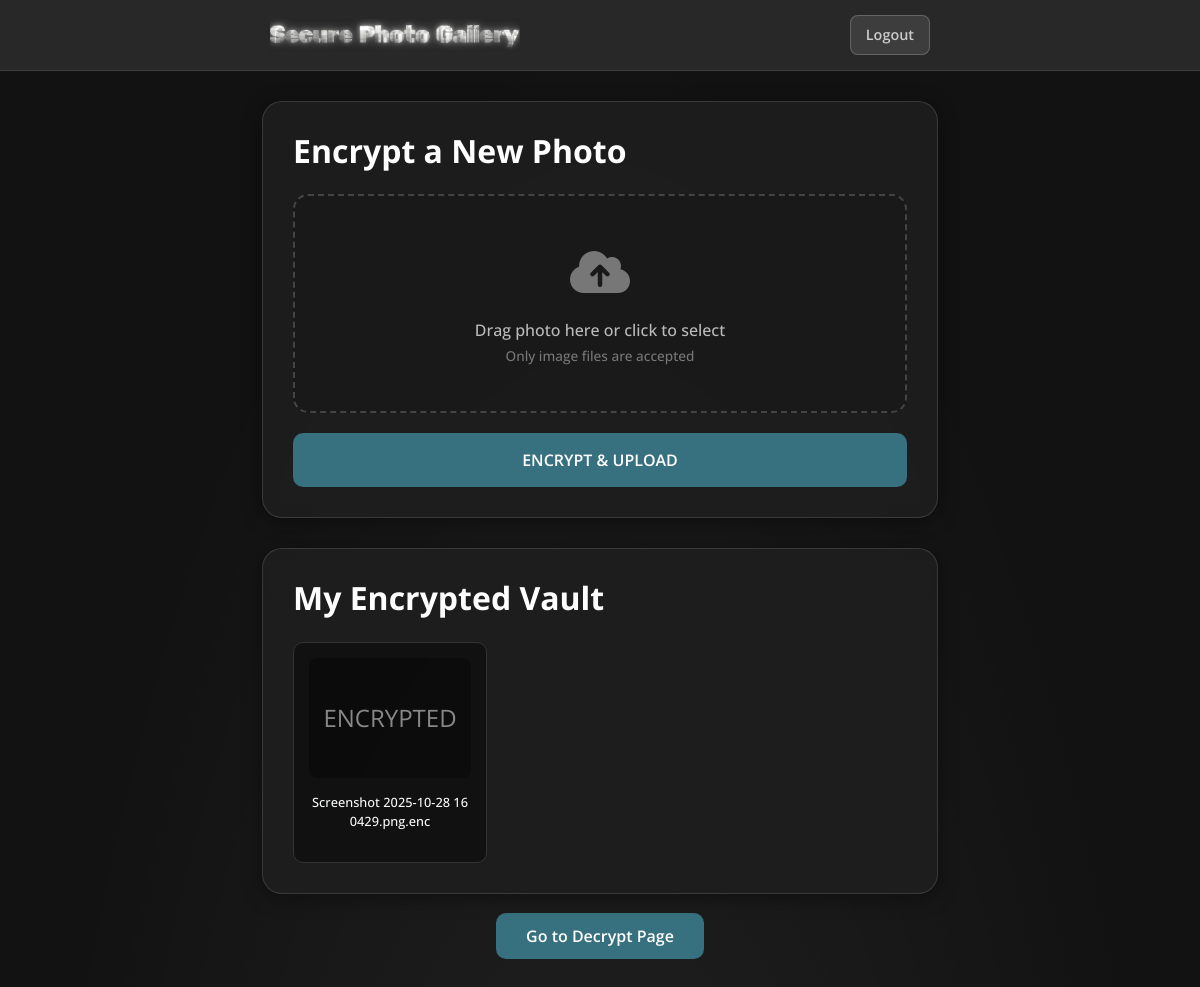
Before: /gallery (signed in) with the older database file.
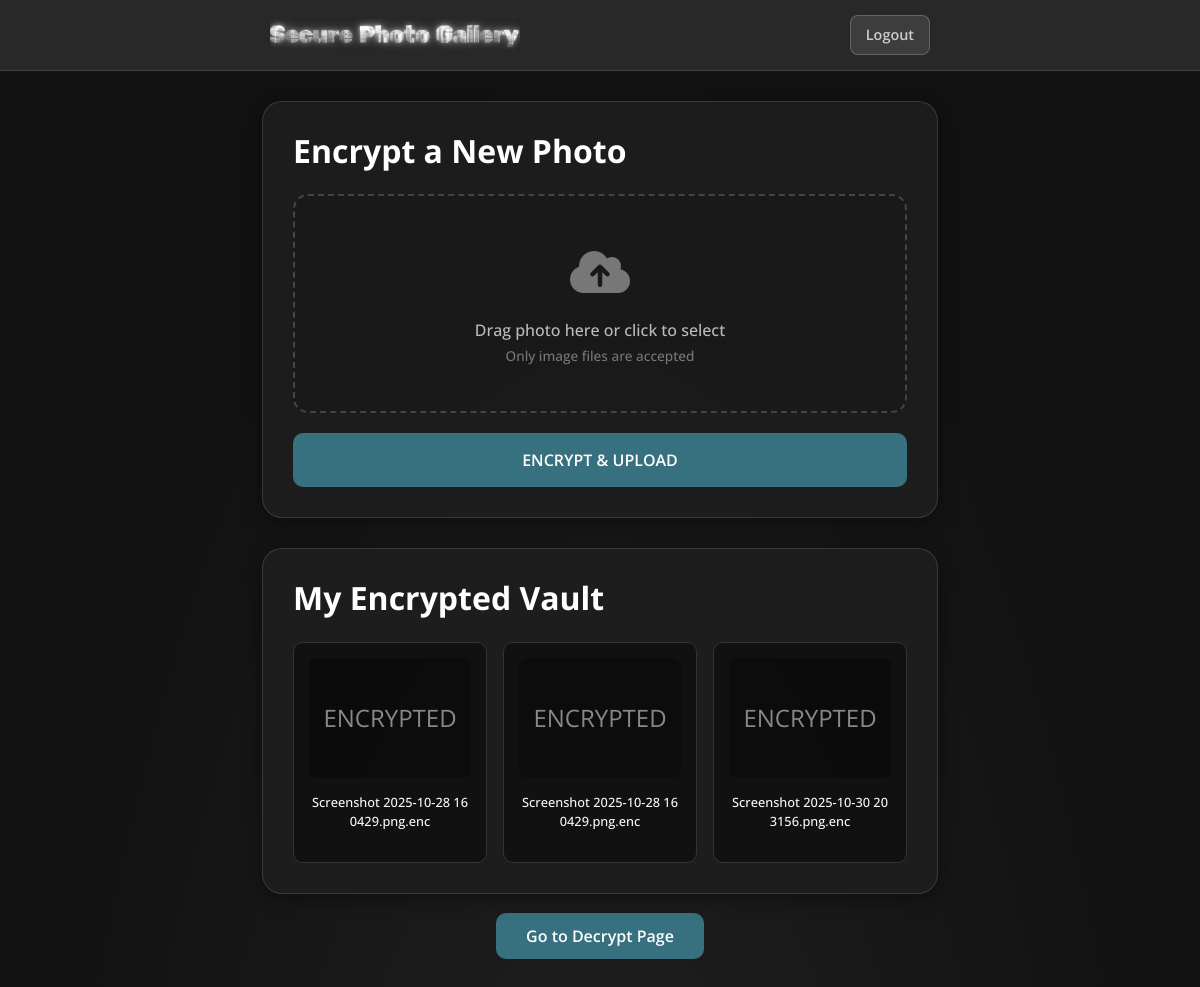
After: the same page with the newer database file.
### tables this page shows
CREATE TABLE images(id integer primary key,user_id integer,filename text,key text,password text,foreign key(user_id) references users(pid));

### app.py (the view)
@app.route('/gallery')
def gallery():
    user_id = session.get("user_id")
    con = sqlite3.connect("database.db")
    con.row_factory = sqlite3.Row
    cur = con.cursor()
    cur.execute("SELECT filename FROM images WHERE user_id=?", (user_id,))
    files = [row["filename"] for row in cur.fetchall()]
    con.close()
    return render_template('gallery.html', uploaded_files=files, logo_image='logo.png')

### templates/gallery.html (shortened to what this page needs)
<!DOCTYPE html>
<html lang="en" dir="ltr">
<head>
    <link href="https://cdn.jsdelivr.net/npm/bootstrap@5.3.3/dist/css/bootstrap.min.css" rel="stylesheet">
    <link rel="stylesheet" href="https://cdnjs.cloudflare.com/ajax/libs/font-awesome/6.0.0/css/all.min.css">
</head>
<body>
    <header class="main-header">
        <div class="header-content">
            <img src="{{ url_for('static', filename='logo.png') }}" alt="Secure Photo Gallery Logo" class="logo-img">
            {% if session.username %}
                <a href="{{ url_for('logout') }}" class="btn-logout">
                    Logout
                </a>
            {% endif %}
        </div>
    </header>
    <div class="container">
        <div class="glass-card">
            <h2 class="mb-4">Encrypt a New Photo</h2>
            <form action="{{ url_for('upload') }}" method="POST" enctype="multipart/form-data">
                <div class="drag-drop-zone" id="drop-zone">
                    <div class="icon"><i class="fas fa-cloud-upload-alt"></i></div>
                    <p class="mb-1">Drag photo here or click to select</p>
                    <p class="small-text">Only image files are accepted</p>
                </div>
                <button type="submit" class="btn btn-action w-100">ENCRYPT & UPLOAD</button>
            </form>
        </div>
        <div class="glass-card">
            <h2 class="mb-4">My Encrypted Vault</h2>
            <div class="row row-cols-1 row-cols-sm-2 row-cols-md-3 g-3">
                {% for filename in uploaded_files %}
                <div class="col">
                    <div class="gallery-item">
                        <div class="fake-image">ENCRYPTED</div>
                        <p class="text-light">{{ filename }}</p>
                        </div>
                </div>
                {% endfor %}
            </div>
        </div>
        <div style="text-align: center; margin-bottom: 40px;">
            <a href="{{ url_for('decrypt_page') }}" class="btn-nav">
                Go to Decrypt Page
            </a>
        </div>
    </div>
</body>
</html>

### templates/gallery.html (style rules this page uses)
:root { --bg-dark: #121212; --glass-card: rgba(30, 30, 30, 0.9); --primary-accent: #37707e; --hover-accent: #49828e; --border-light: rgba(255, 255, 255, 0.125); --dark-green: #28a745; --card-radius: 20px; --max-content-width: 700px; }
body { background-color: var(--bg-dark); color: #ffffff; font-family: 'Open Sans', sans-serif; min-height: 100vh; display: flex; flex-direction: column; align-items: center; justify-content: flex-start; background-image: radial-gradient(ellipse at 50% 180%, rgba(255, 255, 255, 0.08) 0%, rgba(18, 18, 18, 0) 70%); }
.main-header { width: 100%; background-color: #282828; border-bottom: 1px solid rgba(255, 255, 255, 0.1); display: flex; justify-content: center; margin-bottom: 30px; }
.header-content { width: 100%; max-width: var(--max-content-width); padding: 15px 20px; display: flex; align-items: center; justify-content: space-between; }
.logo-img { max-width: 250px; height: auto; }
.btn-logout { background-color: rgba(255, 255, 255, 0.1); border: 1px solid rgba(255, 255, 255, 0.2); color: #ccc; padding: 8px 15px; border-radius: 8px; font-weight: 600; font-size: 0.9rem; text-decoration: none; transition: background-color 0.3s; }
.container { max-width: var(--max-content-width); width: 90%; display: flex; flex-direction: column; align-items: center; }
h2 { font-weight: 700; }
.glass-card { max-width: 100%; width: 100%; padding: 30px; background: var(--glass-card); backdrop-filter: blur(8px) saturate(150%); border-radius: var(--card-radius); border: 1px solid var(--border-light); box-shadow: 0 4px 20px rgba(0, 0, 0, 0.4); margin-bottom: 30px; }
.drag-drop-zone { border: 2px dashed #444; border-radius: 15px; padding: 40px 20px; text-align: center; margin-bottom: 20px; cursor: pointer; background-color: rgba(0, 0, 0, 0.1); position: relative; min-height: 180px; display: flex; flex-direction: column; align-items: center; justify-content: center; }
.drag-drop-zone .icon { font-size: 3rem; color: #777; margin-bottom: 10px; }
.drag-drop-zone p { margin-bottom: 5px; font-weight: 500; color: #bbb; }
.drag-drop-zone .small-text { font-size: 0.85rem; color: #777; }
.btn-action { background-color: var(--primary-accent); border: none; font-weight: 600; border-radius: 10px; padding: 15px 0; color: #fff; width: 100%; transition: background-color 0.3s; }
.gallery-item { background-color: rgba(0, 0, 0, 0.4); border-radius: 10px; padding: 15px; text-align: center; border: 1px solid #333; }
.fake-image { height: 120px; background-color: rgba(0, 0, 0, 0.3); border-radius: 8px; display: flex; align-items: center; justify-content: center; color: #888; font-size: 1.5rem; margin-bottom: 15px; }
.gallery-item p { font-weight: 500; font-size: 0.8rem; word-break: break-all; }
.btn-nav { background-color: var(--primary-accent); border: none; font-weight: 600; border-radius: 10px; padding: 12px 30px; color: #fff; transition: background-color 0.3s; text-decoration: none; }

Changed rows visible on the page:
added images: filename "Screenshot 2025-10-28 160429.png.enc"
added images: filename "Screenshot 2025-10-30 203156.png.enc"
